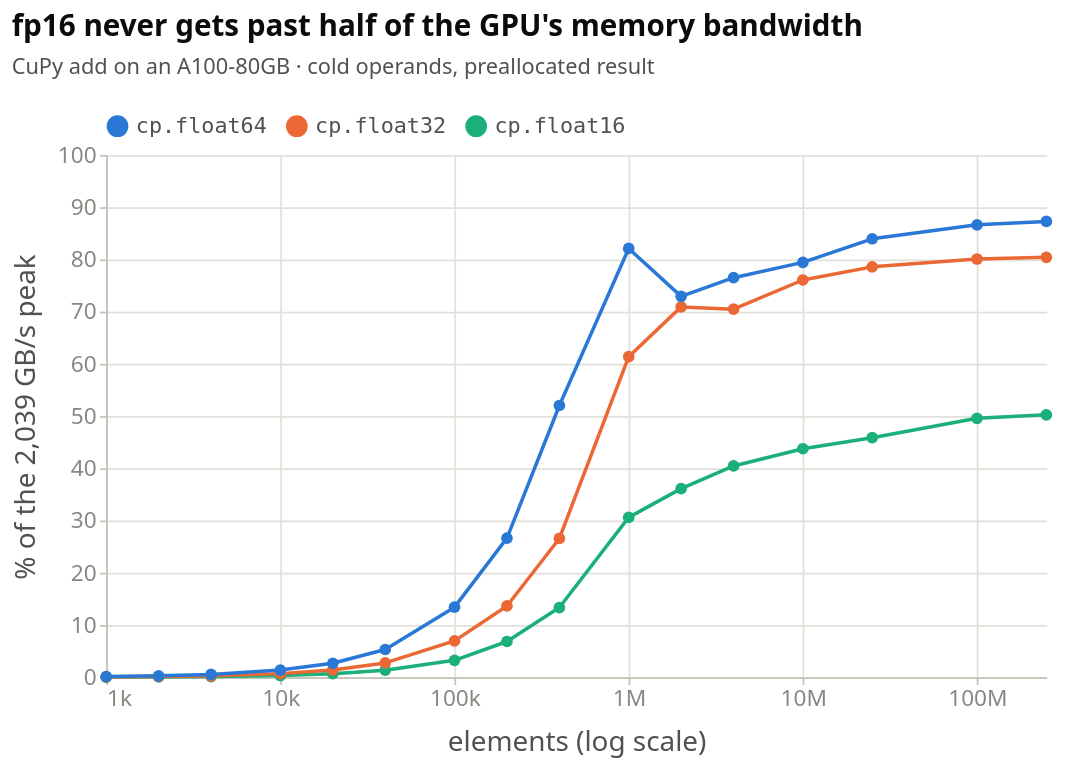

Notebook source saved alongside this figure:
### Markdown cell above
Past every cache, 10 cheap operation-and-dtype combinations (`add`, `mul` and `div` across four dtypes) land at the same bandwidth, up to **27.9 GB/s**.
Running four copies at once, on four cores of the same chiplet, gives **39.5 GB/s in total**: only 1.41× more, and each copy slows down by 2.83×. Those cores share one path to memory, and that shared path is the limit.

The GPU obeys the same rule at a much larger scale, with one twist.

### Code cell
style.show(figures.gpu_bandwidth_by_size(d))

### Figure 1 — Vega-Lite specification as saved in the notebook (floating-point values rounded to 4 significant figures)
{"config": {"background": "transparent", "font": "Cochineal, system-ui, -apple-system, \"Segoe UI\", sans-serif", "padding": {"left": 6, "right": 18, "top": 6, "bottom": 6}, "view": {"stroke": null, "continuousWidth": 620, "continuousHeight": 300}, "axis": {"labelFont": "Cochineal, system-ui, -apple-system, \"Segoe UI\", sans-serif", "titleFont": "Cochineal, system-ui, -apple-system, \"Segoe UI\", sans-serif", "labelColor": "#898781", "titleColor": "#52514e", "labelFontSize": 12.5, "titleFontSize": 12.5, "titleFontWeight": 500, "titlePadding": 10, "domainColor": "#c3c2b7", "domainWidth": 1, "tickColor": "#c3c2b7", "tickSize": 4, "gridColor": "#e1e0d9", "gridWidth": 1, "gridDash": []}, "legend": {"labelFont": "Cochineal, system-ui, -apple-system, \"Segoe UI\", sans-serif", "titleFont": "Cochineal, system-ui, -apple-system, \"Segoe UI\", sans-serif", "labelColor": "#52514e", "titleColor": "#52514e", "labelFontSize": 12.5, "titleFontSize": 12.5, "titleFontWeight": 500, "symbolType": "circle", "symbolSize": 110, "orient": "top", "direction": "horizontal", "offset": 10, "titlePadding": 10, "labelLimit": 360}, "title": {"font": "Cochineal, system-ui, -apple-system, \"Segoe UI\", sans-serif", "color": "#0b0b0b", "fontSize": 17, "fontWeight": 600, "subtitleFont": "Cochineal, system-ui, -apple-system, \"Segoe UI\", sans-serif", "subtitleColor": "#52514e", "subtitleFontSize": 12.5, "subtitlePadding": 8, "anchor": "start", "offset": 16, "dy": -4}, "header": {"labelFont": "Cochineal, system-ui, -apple-system, \"Segoe UI\", sans-serif", "titleFont": "Cochineal, system-ui, -apple-system, \"Segoe UI\", sans-serif", "labelColor": "#52514e", "titleColor": "#52514e", "labelFontSize": 13, "labelFontWeight": 600, "titleFontSize": 12.5}, "range": {"category": ["#2a78d6", "#eb6834", "#1baf7a"], "heatmap": ["#cde2fb", "#9ec5f4", "#6da7ec", "#3987e5", "#256abf", "#184f95", "#0d366b"], "ramp": ["#cde2fb", "#9ec5f4", "#6da7ec", "#3987e5", "#256abf", "#184f95", "#0d366b"]}, "bar": {"cornerRadiusEnd": 4, "discreteBandSize": 16}, "point": {"size": 100, "filled": true, "stroke": "transparent", "strokeWidth": 2, "opacity": 1}, "line": {"strokeWidth": 2, "strokeCap": "round", "strokeJoin": "round"}, "rule": {"strokeWidth": 1}, "text": {"font": "Cochineal, system-ui, -apple-system, \"Segoe UI\", sans-serif", "fontSize": 12, "color": "#52514e"}}, "data": {"name": "data-5a0a2126bfa5b6f46faa4b50a407f532"}, "mark": {"type": "line", "point": {"size": 45}}, "encoding": {"color": {"field": "implementation", "legend": {"labelExpr": "datum.label == 'GPU fp64' ? 'cp.float64' : datum.label == 'GPU fp32' ? 'cp.float32' : 'cp.float16'", "labelFont": "monospace", "title": null}, "scale": {"domain": ["GPU fp64", "GPU fp32", "GPU fp16"], "range": ["#2a78d6", "#eb6834", "#1baf7a"]}, "sort": ["GPU fp64", "GPU fp32", "GPU fp16"], "type": "nominal"}, "tooltip": [{"field": "implementation", "title": "dtype", "type": "nominal"}, {"field": "n_elem", "format": ",", "title": "elements", "type": "quantitative"}, {"field": "gbs", "format": ",.0f", "title": "GB/s", "type": "quantitative"}, {"field": "pct", "format": ".1f", "title": "% of peak", "type": "quantitative"}], "x": {"axis": {"format": "~s", "labelFontSize": 13, "titleFontSize": 16, "values": [1000, 10000, 100000, 1000000, 10000000, 100000000]}, "field": "n_elem", "scale": {"nice": false, "type": "log"}, "title": "elements (log scale)", "type": "quantitative"}, "y": {"axis": {"labelFontSize": 13, "titleFontSize": 16}, "field": "pct", "scale": {"domain": [0, 100]}, "title": "% of the 2,039 GB/s peak", "type": "quantitative"}}, "height": 300, "title": {"text": "fp16 never gets past half of the GPU's memory bandwidth", "subtitle": "CuPy add on an A100-80GB · cold operands, preallocated result"}, "width": 540, "$schema": "https://vega.github.io/schema/vega-lite/v6.4.1.json", "datasets": {"data-5a0a2126bfa5b6f46faa4b50a407f532": [{"implementation": "GPU fp16", "n_elem": 1000, "us": 9.3, "gbs": 0.6451, "pct": 0.03164}, {"implementation": "GPU fp32", "n_elem": 1000, "us": 8.637, "gbs": 1.389, "pct": 0.06814}, {"implementation": "GPU fp64", "n_elem": 1000, "us": 8.99, "gbs": 2.67, "pct": 0.1309}, {"implementation": "GPU fp16", "n_elem": 2000, "us": 8.732, "gbs": 1.374, "pct": 0.0674}, {"implementation": "GPU fp32", "n_elem": 2000, "us": 8.442, "gbs": 2.843, "pct": 0.1394}, {"implementation": "GPU fp64", "n_elem": 2000, "us": 8.423, "gbs": 5.699, "pct": 0.2795}, {"implementation": "GPU fp16", "n_elem": 4000, "us": 9.289, "gbs": 2.584, "pct": 0.1267}, {"implementation": "GPU fp32", "n_elem": 4000, "us": 8.538, "gbs": 5.622, "pct": 0.2757}, {"implementation": "GPU fp64", "n_elem": 4000, "us": 8.752, "gbs": 10.97, "pct": 0.538}, {"implementation": "GPU fp16", "n_elem": 10000, "us": 9.208, "gbs": 6.516, "pct": 0.3196}, {"implementation": "GPU fp32", "n_elem": 10000, "us": 8.5, "gbs": 14.12, "pct": 0.6924}, {"implementation": "GPU fp64", "n_elem": 10000, "us": 8.525, "gbs": 28.15, "pct": 1.381}, {"implementation": "GPU fp16", "n_elem": 20000, "us": 8.769, "gbs": 13.68, "pct": 0.6711}, {"implementation": "GPU fp32", "n_elem": 20000, "us": 8.439, "gbs": 28.44, "pct": 1.395}, {"implementation": "GPU fp64", "n_elem": 20000, "us": 8.809, "gbs": 54.51, "pct": 2.673}, {"implementation": "GPU fp16", "n_elem": 40000, "us": 8.697, "gbs": 27.6, "pct": 1.353}, {"implementation": "GPU fp32", "n_elem": 40000, "us": 8.585, "gbs": 55.91, "pct": 2.742}, {"implementation": "GPU fp64", "n_elem": 40000, "us": 8.861, "gbs": 108.4, "pct": 5.314}, {"implementation": "GPU fp16", "n_elem": 100000, "us": 9.089, "gbs": 66.01, "pct": 3.237}, {"implementation": "GPU fp32", "n_elem": 100000, "us": 8.456, "gbs": 141.9, "pct": 6.96}, {"implementation": "GPU fp64", "n_elem": 100000, "us": 8.778, "gbs": 273.6, "pct": 13.42}, {"implementation": "GPU fp16", "n_elem": 200000, "us": 8.597, "gbs": 139.6, "pct": 6.845}, {"implementation": "GPU fp32", "n_elem": 200000, "us": 8.624, "gbs": 278.3, "pct": 13.65}, {"implementation": "GPU fp64", "n_elem": 200000, "us": 8.841, "gbs": 543.0, "pct": 26.63}, {"implementation": "GPU fp16", "n_elem": 400000, "us": 8.822, "gbs": 272.1, "pct": 13.34}, {"implementation": "GPU fp32", "n_elem": 400000, "us": 8.858, "gbs": 541.9, "pct": 26.57}, {"implementation": "GPU fp64", "n_elem": 400000, "us": 9.049, "gbs": 1061.0, "pct": 52.03}, {"implementation": "GPU fp16", "n_elem": 1000000, "us": 9.614, "gbs": 624.1, "pct": 30.61}, {"implementation": "GPU fp32", "n_elem": 1000000, "us": 9.589, "gbs": 1251.0, "pct": 61.37}, {"implementation": "GPU fp64", "n_elem": 1000000, "us": 14.34, "gbs": 1674.0, "pct": 82.1}, {"implementation": "GPU fp16", "n_elem": 2000000, "us": 16.3, "gbs": 736.3, "pct": 36.11}, {"implementation": "GPU fp32", "n_elem": 2000000, "us": 16.6, "gbs": 1446.0, "pct": 70.91}, {"implementation": "GPU fp64", "n_elem": 2000000, "us": 32.28, "gbs": 1487.0, "pct": 72.92}, {"implementation": "GPU fp16", "n_elem": 4000000, "us": 29.1, "gbs": 824.9, "pct": 40.45}, {"implementation": "GPU fp32", "n_elem": 4000000, "us": 33.4, "gbs": 1437.0, "pct": 70.47}, {"implementation": "GPU fp64", "n_elem": 4000000, "us": 61.55, "gbs": 1560.0, "pct": 76.5}, {"implementation": "GPU fp16", "n_elem": 10000000, "us": 67.26, "gbs": 892.1, "pct": 43.75}, {"implementation": "GPU fp32", "n_elem": 10000000, "us": 77.38, "gbs": 1551.0, "pct": 76.06}, {"implementation": "GPU fp64", "n_elem": 10000000, "us": 148.2, "gbs": 1620.0, "pct": 79.43}, {"implementation": "GPU fp16", "n_elem": 25000000, "us": 160.4, "gbs": 935.2, "pct": 45.86}, {"implementation": "GPU fp32", "n_elem": 25000000, "us": 187.2, "gbs": 1602.0, "pct": 78.57}, {"implementation": "GPU fp64", "n_elem": 25000000, "us": 350.5, "gbs": 1712.0, "pct": 83.95}, {"implementation": "GPU fp16", "n_elem": 100000000, "us": 593.5, "gbs": 1011.0, "pct": 49.58}, {"implementation": "GPU fp32", "n_elem": 100000000, "us": 734.9, "gbs": 1633.0, "pct": 80.08}, {"implementation": "GPU fp64", "n_elem": 100000000, "us": 1359.0, "gbs": 1766.0, "pct": 86.63}, {"implementation": "GPU fp16", "n_elem": 250000000, "us": 1464.0, "gbs": 1025.0, "pct": 50.25}, {"implementation": "GPU fp32", "n_elem": 250000000, "us": 1830.0, "gbs": 1639.0, "pct": 80.4}, {"implementation": "GPU fp64", "n_elem": 250000000, "us": 3372.0, "gbs": 1779.0, "pct": 87.27}]}}
